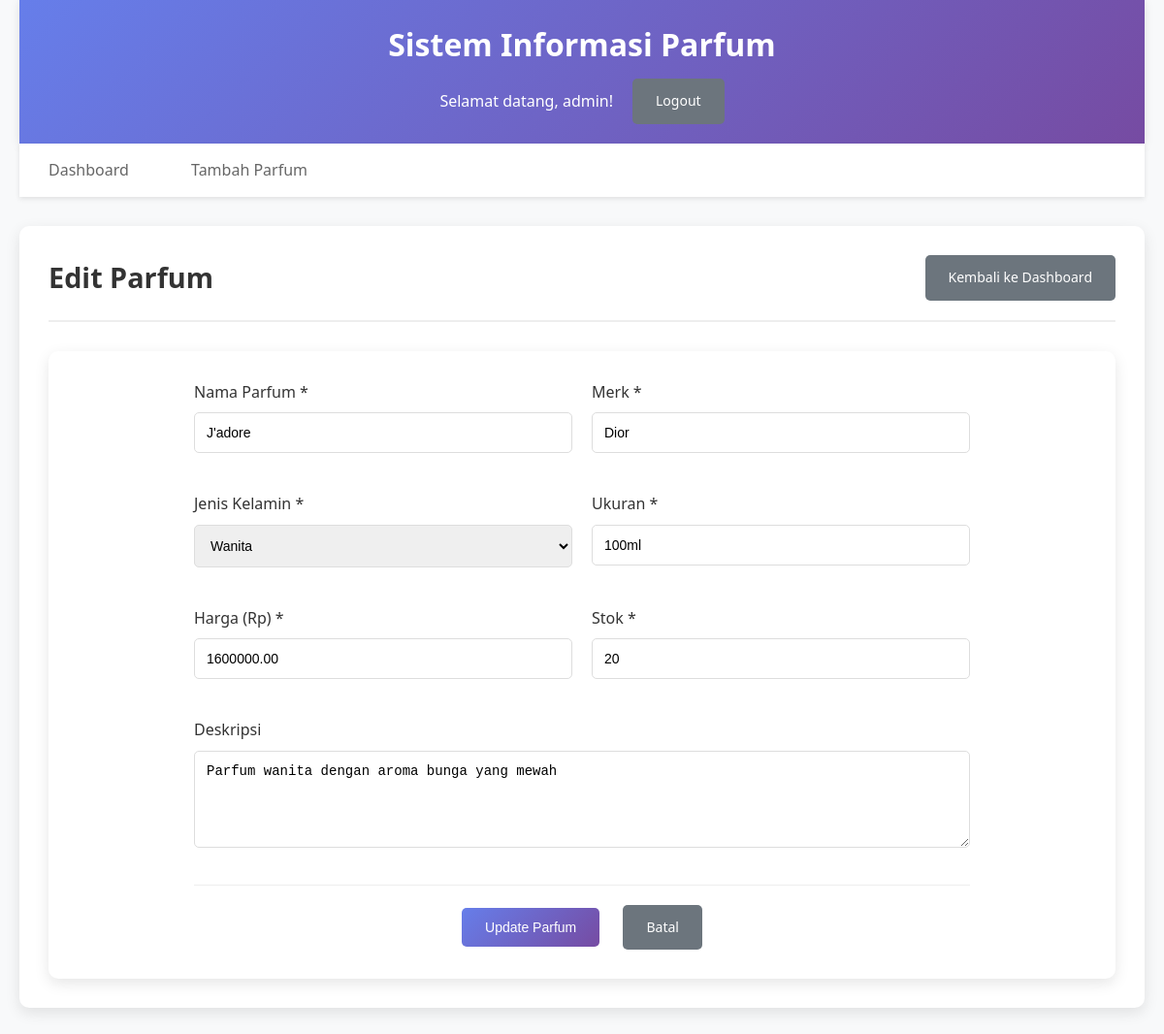
Page /edit_parfum.php?id=4 (signed in) on the committed database.
### tables this page shows
CREATE TABLE IF NOT EXISTS parfum (
    id INT AUTO_INCREMENT PRIMARY KEY,
    nama_parfum VARCHAR(100) NOT NULL,
    merk VARCHAR(50) NOT NULL,
    jenis_kelamin ENUM('Pria', 'Wanita', 'Unisex') NOT NULL,
    ukuran VARCHAR(20) NOT NULL,
    harga DECIMAL(10,2) NOT NULL,
    stok INT NOT NULL DEFAULT 0,
    deskripsi TEXT,
    gambar VARCHAR(255),
    created_at TIMESTAMP DEFAULT CURRENT_TIMESTAMP,
    updated_at TIMESTAMP DEFAULT CURRENT_TIMESTAMP ON UPDATE CURRENT_TIMESTAMP
);

### edit_parfum.php (the view, shortened to what this page needs)
<?php
require_once 'config.php';
$id = isset($_GET['id']) ? (int)$_GET['id'] : 0;
$stmt = $pdo->prepare("SELECT * FROM parfum WHERE id = ?");
$stmt->execute([$id]);
$parfum = $stmt->fetch();
?>
<!DOCTYPE html>
<html lang="id">
<head>
    <link rel="stylesheet" href="style.css">
</head>
<body>
    <div class="container">
        <header class="header">
            <h1>Sistem Informasi Parfum</h1>
            <div class="user-info">
                <span>Selamat datang, <?php echo htmlspecialchars($_SESSION['username']); ?>!</span>
                <a href="logout.php" class="btn btn-secondary">Logout</a>
            </div>
        </header>
        <nav class="navigation">
            <a href="dashboard.php" class="nav-link">Dashboard</a>
            <a href="add_parfum.php" class="nav-link">Tambah Parfum</a>
        </nav>
        <main class="main-content">
            <div class="content-header">
                <h2>Edit Parfum</h2>
                <div class="actions">
                    <a href="dashboard.php" class="btn btn-secondary">Kembali ke Dashboard</a>
                </div>
            </div>
            <div class="form-container">
                <form method="POST" action="" class="parfum-form">
                    <div class="form-row">
                        <div class="form-group">
                            <label for="nama_parfum">Nama Parfum *</label>
                            <input type="text" id="nama_parfum" name="nama_parfum" value="<?php echo htmlspecialchars($parfum['nama_parfum']); ?>" required>
                        </div>
                        <div class="form-group">
                            <label for="merk">Merk *</label>
                            <input type="text" id="merk" name="merk" value="<?php echo htmlspecialchars($parfum['merk']); ?>" required>
                        </div>
                    </div>
                    <div class="form-row">
                        <div class="form-group">
                            <label for="jenis_kelamin">Jenis Kelamin *</label>
                            <select id="jenis_kelamin" name="jenis_kelamin" required>
                                <option value="Wanita" <?php echo $parfum['jenis_kelamin'] == 'Wanita' ? 'selected' : ''; ?>>Wanita</option>
                            </select>
                        </div>
                        <div class="form-group">
                            <label for="ukuran">Ukuran *</label>
                            <input type="text" id="ukuran" name="ukuran" value="<?php echo htmlspecialchars($parfum['ukuran']); ?>" placeholder="contoh: 100ml, 50ml" required>
                        </div>
                    </div>
                    <div class="form-row">
                        <div class="form-group">
                            <label for="harga">Harga (Rp) *</label>
                            <input type="number" id="harga" name="harga" value="<?php echo htmlspecialchars($parfum['harga']); ?>" min="0" step="1000" required>
                        </div>
                        <div class="form-group">
                            <label for="stok">Stok *</label>
                            <input type="number" id="stok" name="stok" value="<?php echo htmlspecialchars($parfum['stok']); ?>" min="0" required>
                        </div>
                    </div>
                    <div class="form-group">
                        <label for="deskripsi">Deskripsi</label>
                        <textarea id="deskripsi" name="deskripsi" rows="4" placeholder="Deskripsi parfum (opsional)"><?php echo htmlspecialchars($parfum['deskripsi']); ?></textarea>
                    </div>
                    <div class="form-actions">
                        <button type="submit" class="btn btn-primary">Update Parfum</button>
                        <a href="dashboard.php" class="btn btn-secondary">Batal</a>
                    </div>
                </form>
            </div>
        </main>
    </div>
</body>
</html>

### style.css (style rules this page uses)
* { margin: 0; padding: 0; box-sizing: border-box; }
body { font-family: 'Segoe UI', Tahoma, Geneva, Verdana, sans-serif; line-height: 1.6; color: #333; background-color: #f8f9fa; }
.container { max-width: 1200px; margin: 0 auto; padding: 0 20px; }
.header { background: linear-gradient(135deg, #667eea 0%, #764ba2 100%); color: white; padding: 20px 0; box-shadow: 0 2px 10px rgba(0,0,0,0.1); }
.header h1 { text-align: center; margin-bottom: 10px; font-size: 2rem; }
.user-info { display: flex; justify-content: center; align-items: center; gap: 20px; margin-top: 10px; }
.navigation { background: white; padding: 15px 0; box-shadow: 0 2px 5px rgba(0,0,0,0.1); margin-bottom: 30px; }
.nav-link { text-decoration: none; color: #666; padding: 10px 20px; margin: 0 10px; border-radius: 5px; transition: all 0.3s ease; }
.main-content { background: white; padding: 30px; border-radius: 10px; box-shadow: 0 5px 15px rgba(0,0,0,0.1); margin-bottom: 30px; }
.content-header { display: flex; justify-content: space-between; align-items: center; margin-bottom: 30px; padding-bottom: 20px; border-bottom: 2px solid #eee; }
.content-header h2 { color: #333; font-size: 1.8rem; }
.btn { display: inline-block; padding: 12px 24px; text-decoration: none; border-radius: 5px; border: none; cursor: pointer; font-size: 14px; font-weight: 500; transition: all 0.3s ease; text-align: center; }
.btn-primary { background: linear-gradient(135deg, #667eea 0%, #764ba2 100%); color: white; }
.btn-secondary { background-color: #6c757d; color: white; }
.form-container { background: white; padding: 30px; border-radius: 10px; box-shadow: 0 5px 15px rgba(0,0,0,0.1); }
.parfum-form { max-width: 800px; margin: 0 auto; }
.form-row { display: flex; gap: 20px; margin-bottom: 20px; }
.form-group { flex: 1; margin-bottom: 20px; }
.form-group label { display: block; margin-bottom: 8px; font-weight: 500; color: #333; }
.form-group input, .form-group select, .form-group textarea { width: 100%; padding: 12px; border: 1px solid #ddd; border-radius: 5px; font-size: 14px; transition: border-color 0.3s ease; }
.form-group textarea { resize: vertical; min-height: 100px; }
.form-actions { text-align: center; margin-top: 30px; padding-top: 20px; border-top: 1px solid #eee; }
.form-actions .btn { margin: 0 10px; }

### rows in the picture
parfum: nama_parfum "J'adore", merk "Dior", jenis_kelamin "Wanita", ukuran "100ml", harga "1600000.00", stok "20", deskripsi "Parfum wanita dengan aroma bunga yang mewah"

### other values in the picture
$_SESSION['username'] "admin"
